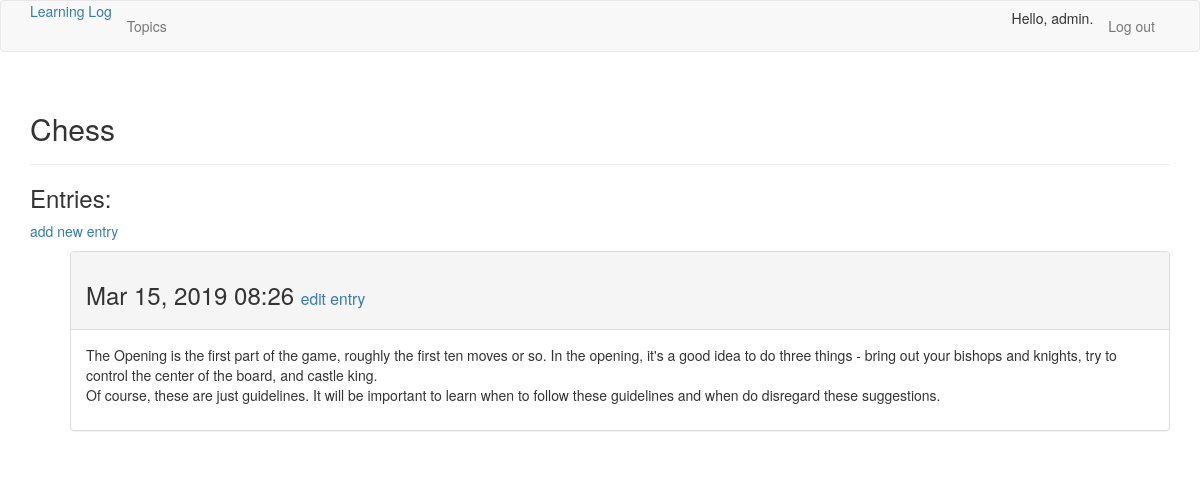
Before: /topics/1/ (signed in) with the older database file.
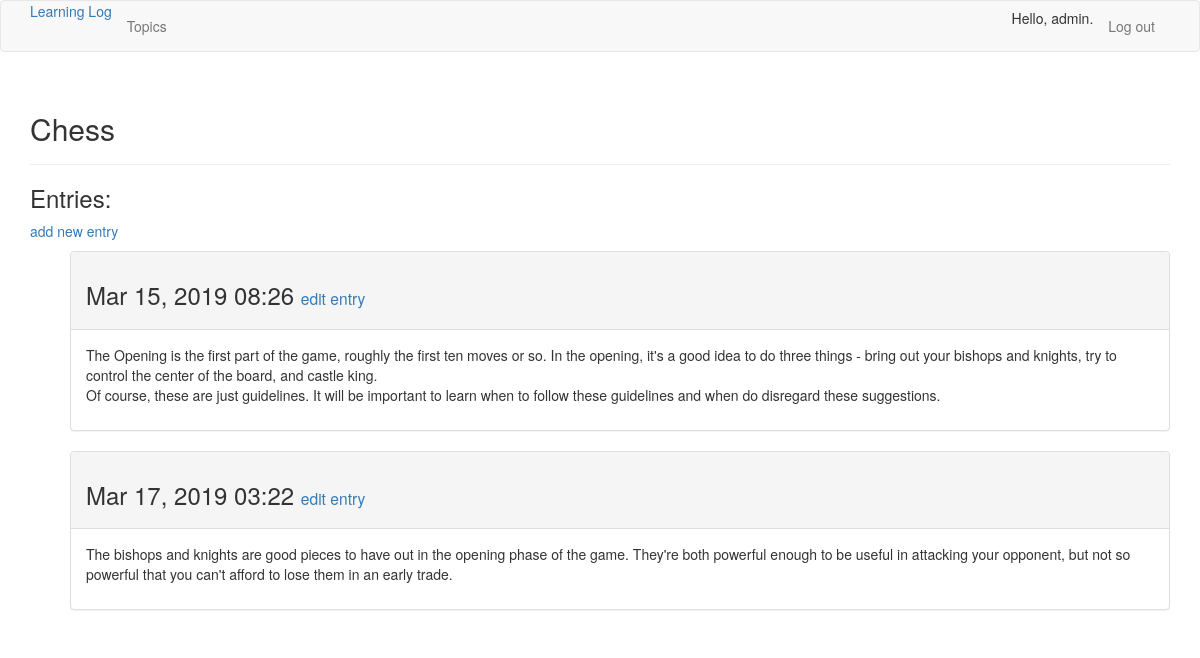
After: the same page with the newer database file.
### learning_logs/models.py (models this page shows, shortened)
class Entry(models.Model):
    topic = models.ForeignKey(Topic, on_delete=models.CASCADE)
    text = models.TextField()
    date_added = models.DateTimeField(default=timezone.now)
    class Meta:
        verbose_name_plural = 'entries'

### learning_logs/views.py (the view)
# urls.py: path('topics/<topic_id>/', views.topic, name='topic'),
def topic(request, topic_id):
    topic = Topic.objects.get(id=topic_id)
    if topic.owner != request.user:
        raise Http404
    entries = topic.entry_set.order_by('date_added')
    context = {'topic': topic, 'entries': entries}
    return render(request, 'topic.html', context)

### learning_logs/models.py (called while the page is built)
    def __str__(self):
        return self.text

### learning_logs/templates/topic.html
{% extends "base.html" %}
{% block header %}
    <h2>{{ topic }}</h2>
{% endblock header %}
{% block content %}
    <h3>Entries:</h3>
    <p>
        <a href="{% url 'new_entry' topic.id %}">add new entry</a>
    </p>
    <ul>
        {% for entry in entries %}
            <div class="panel panel-default">
                <div class="panel-heading">
                    <h3>
                        {{ entry.date_added|date:'M d, Y H:i' }}
                        <small>
                            <a href="{% url 'edit_entry' entry.id %}">edit entry</a>
                        </small>
                    </h3>
                </div>
                <div class="panel-body">
                    {{ entry.text|linebreaks }}
                </div>
            </div>
        {% empty %}
            There are no entries for this topic yet.
        {% endfor %}
    </ul>
{% endblock content %}

Changed rows visible on the page:
added Entry: date_added "Mar 17, 2019 03:22", text "The bishops and knights are good pieces to have out in the opening phase of the game. They're both powerful enough to be useful in attacking your opponent, but not so powerful that you can't afford to lose them in an early trade."
